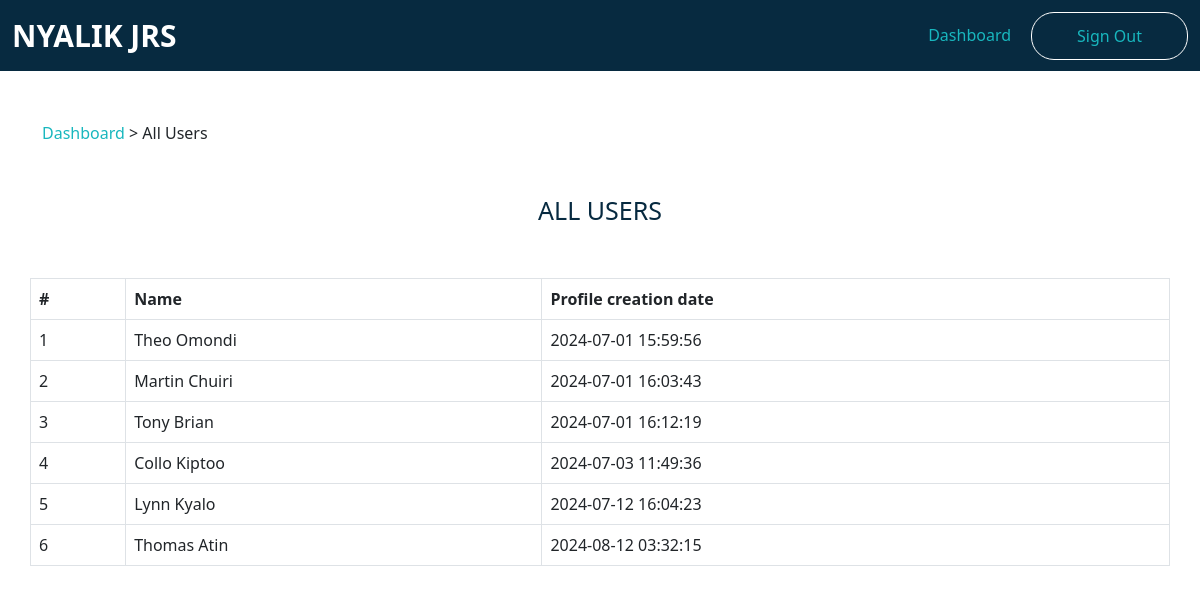
Screenshot of /admin/users/all_users.php (signed in) with the database file from the repository.
### tables this page shows
CREATE TABLE `users` (
  `userId` int(11) NOT NULL,
  `userName` varchar(255) NOT NULL,
  `emailAddress` varchar(200) NOT NULL,
  `password` varchar(200) NOT NULL,
  `profilePhoto` varchar(200) NOT NULL,
  `location` varchar(200) NOT NULL,
  `skills` varchar(200) NOT NULL,
  `universityAttended` varchar(200) DEFAULT NULL,
  `universityStartYear` varchar(200) DEFAULT NULL,
  `universityEndYear` varchar(200) DEFAULT NULL,
  `recentJobTitle` varchar(200) DEFAULT NULL,
  `recentEmploymentType` varchar(200) DEFAULT NULL,
  `recentEmploymentCompany` varchar(200) DEFAULT NULL,
  `preferredJobTitle` varchar(200) NOT NULL,
  `preferredJobLocation` varchar(200) NOT NULL,
  `profileCreationDate` datetime NOT NULL DEFAULT current_timestamp(),
  `profileUpdationDate` datetime DEFAULT NULL ON UPDATE current_timestamp(),
  `course` varchar(255) DEFAULT NULL,
  `student` int(11) DEFAULT NULL,
  `non_student` int(11) DEFAULT NULL,
  `skill_id` int(11) NOT NULL,
  `location_id` int(11) NOT NULL,
  `preferredJobTitle_id` int(11) NOT NULL,
  `preferredJobLocation_id` int(11) NOT NULL,
  `resume` varchar(200) NOT NULL
);

### admin/users/all_users.php (the view, shortened to what this page needs)
<?php
include_once "functions/functions.php";
$pdo = databaseConnection();
?>
<?= headerTemplate('ADMIN | ALL USERS'); ?>
<?= adminNavbarTemplate(); ?>
<div class="breadcrumb">
    <div class="container">
        <div class="row">
            <span><a href="index.php?page=admin/admin_dashboard">Dashboard</a> > All Users</span>
        </div>
    </div>
</div>
<div id="section_title">
    <div class="container">
        <div class="row">
            <h4 class="text-center">All Users</h4>
        </div>
    </div>
</div>
<div id="full_table_display">
    <div class="container">
        <div class="row">
            <table class="table table-bordered table-hover">
                <?php
                    $sql = $pdo->prepare("SELECT * FROM users");
                    $sql->execute();
                    $database_all_user_data = $sql->fetchAll(PDO::FETCH_ASSOC);
                    $count = 1;
                ?>
                <thead>
                    <th>#</th>
                    <th>Name</th>
                    <th>Profile creation date</th>
                 </thead>
                 <?php foreach($database_all_user_data as $all_user_data): ?>
                <tbody>
                   <td><?= $count++; ?></td>
                   <td><?= $all_user_data["userName"]; ?></td>
                   <td><?= $all_user_data["profileCreationDate"];?></td>
                </tbody>
                <?php endforeach; ?>
            </table>
        </div>
    </div>
</div>

### rows the page displays
users: userName "Theo Omondi", profileCreationDate "2024-07-01 15:59:56"
users: userName "Martin Chuiri", profileCreationDate "2024-07-01 16:03:43"
users: userName "Tony Brian", profileCreationDate "2024-07-01 16:12:19"
users: userName "Collo Kiptoo", profileCreationDate "2024-07-03 11:49:36"
users: userName "Lynn Kyalo", profileCreationDate "2024-07-12 16:04:23"
users: userName "Thomas Atin", profileCreationDate "2024-08-12 03:32:15"
